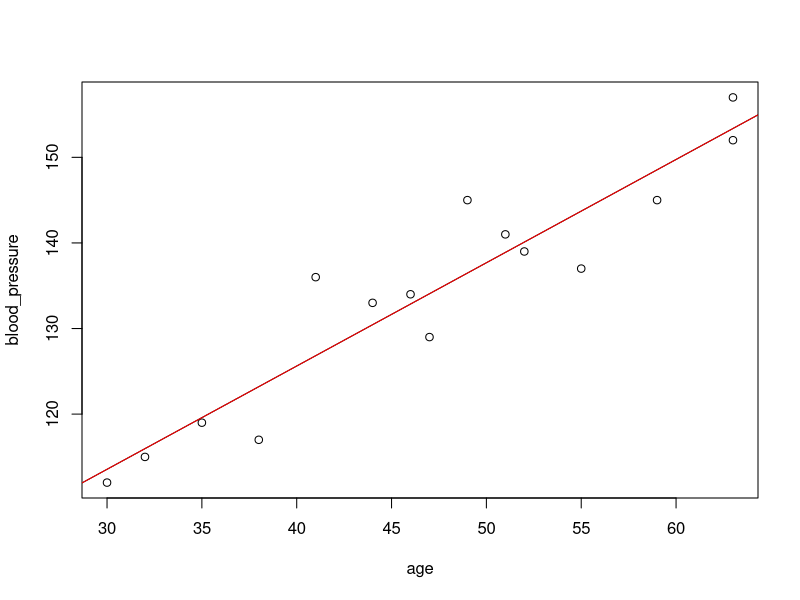
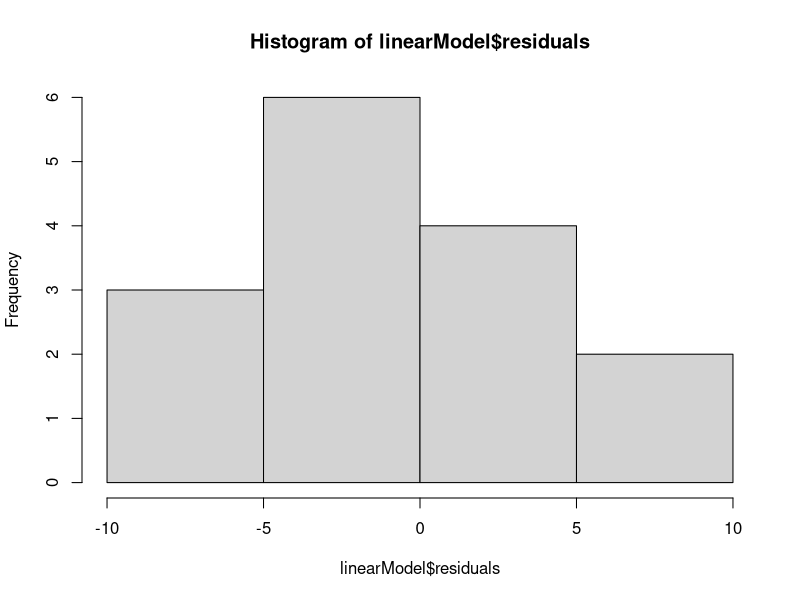
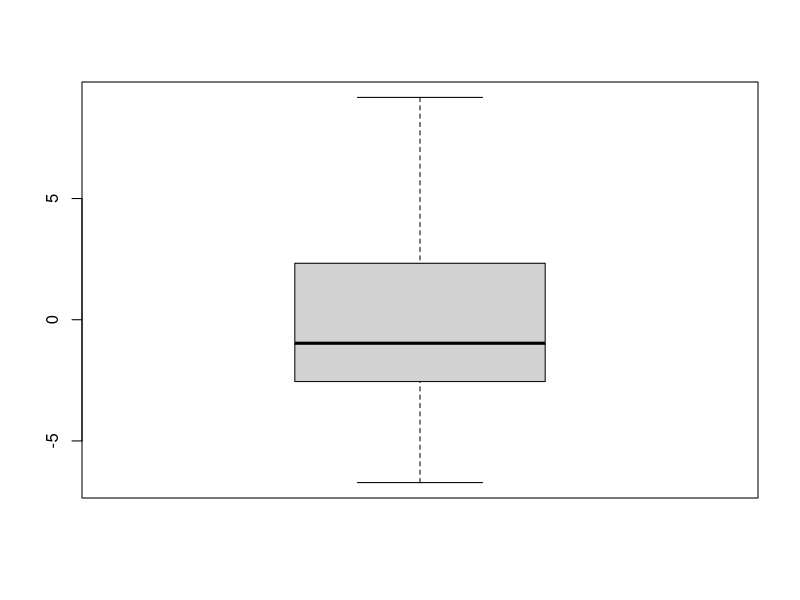

Reproduce these figures in R, in order.
#----------------- Linear Model -------------------
#
# Goal: understand a linear model and its residuals in R.
#
# May 16, 2019, Lisa Gotzian

#--------------- Preliminaries -------------------
# The data we'll work with (make sure it's in your working directory)
blood <- read.table("blood_pressure.txt", header = TRUE)
blood # age and blood pressure from 15 people


#---------------- Inspect the data ----------------
# Basic analysis can consist of:
str(blood) # the structure
summary(blood)
plot(blood) # a basic plot



#---------------- The statistics -------------------
# The command lm() runs the linar model. We save our model into our environment.
linearModel <- lm(blood_pressure ~ age, # blood pressure explained by age
                  data = blood)

summary(linearModel) # the summary of our model
# age seems to be significant for explaining blood pressure!
# if we want to look at it, the coefficients, the residuals.. everything is saved.


# Plot
# Now that se have the model, we can add it to our plot.
abline(linearModel) # abline adds a line to our existing plot
abline(linearModel, col = "red") # change the color to red
# surprise, our *linear* model is a line ;)


# Residuals
# How is the distribution of the model residuals?
# Residuals are stored inside our linearModel object.

# Histogram & Boxplot of residuals
hist(linearModel$residuals) # column "residuals" in the linearModel objet
boxplot(linearModel$residuals)
# looks normal
